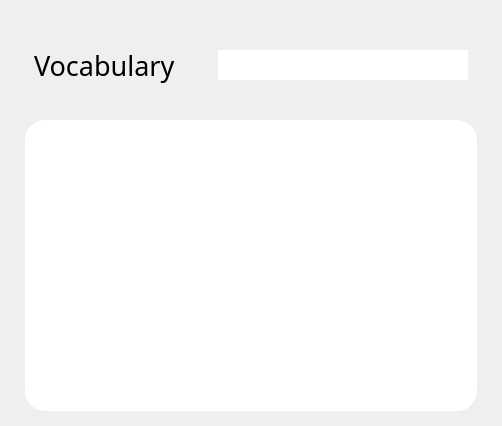
<?xml version="1.0" encoding="UTF-8"?>
<ui version="4.0">
 <class>Form</class>
 <widget class="QWidget" name="Form">
  <property name="geometry">
   <rect>
    <x>0</x>
    <y>0</y>
    <width>502</width>
    <height>426</height>
   </rect>
  </property>
  <property name="windowTitle">
   <string>Form</string>
  </property>
  <layout class="QVBoxLayout" name="verticalLayout">
   <property name="spacing">
    <number>5</number>
   </property>
   <property name="leftMargin">
    <number>25</number>
   </property>
   <property name="topMargin">
    <number>15</number>
   </property>
   <property name="rightMargin">
    <number>25</number>
   </property>
   <property name="bottomMargin">
    <number>15</number>
   </property>
   <item>
    <widget class="QWidget" name="widget" native="true">
     <property name="minimumSize">
      <size>
       <width>0</width>
       <height>100</height>
      </size>
     </property>
     <layout class="QHBoxLayout" name="horizontalLayout">
      <item>
       <widget class="QLabel" name="label">
        <property name="minimumSize">
         <size>
          <width>0</width>
          <height>10</height>
         </size>
        </property>
        <property name="maximumSize">
         <size>
          <width>16777215</width>
          <height>88</height>
         </size>
        </property>
        <property name="font">
         <font>
          <family>Poppins</family>
          <pointsize>20</pointsize>
         </font>
        </property>
        <property name="text">
         <string>Vocabulary</string>
        </property>
       </widget>
      </item>
      <item>
       <widget class="QLineEdit" name="lineEdit">
        <property name="sizePolicy">
         <sizepolicy hsizetype="Fixed" vsizetype="Fixed">
          <horstretch>0</horstretch>
          <verstretch>0</verstretch>
         </sizepolicy>
        </property>
        <property name="minimumSize">
         <size>
          <width>250</width>
          <height>0</height>
         </size>
        </property>
        <property name="maximumSize">
         <size>
          <width>16777215</width>
          <height>30</height>
         </size>
        </property>
        <property name="toolTip">
         <string>&lt;html&gt;&lt;head/&gt;&lt;body&gt;&lt;p&gt;search...&lt;/p&gt;&lt;/body&gt;&lt;/html&gt;</string>
        </property>
        <property name="whatsThis">
         <string>&lt;html&gt;&lt;head/&gt;&lt;body&gt;&lt;p&gt;Search...&lt;/p&gt;&lt;/body&gt;&lt;/html&gt;</string>
        </property>
        <property name="styleSheet">
         <string notr="true">#lineEdit { 
	background-color: rgb(255, 255, 255);
	border: none;
}</string>
        </property>
       </widget>
      </item>
     </layout>
    </widget>
   </item>
   <item>
    <widget class="QListWidget" name="listWidget">
     <property name="styleSheet">
      <string notr="true">#listWidget { 
	padding: 20px;
	background-color: rgb(255, 255, 255);
	border: none;
	border-radius: 20px;
	font-size: 12px;
}</string>
     </property>
    </widget>
   </item>
  </layout>
 </widget>
 <resources/>
 <connections/>
</ui>
